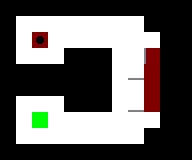

A level layout from a 2D game, rendered from its tile map. Below: a short description, then the map file with its tile-grid data intact:
An orthogonal 12x10 tile map with 16x16 px tiles, 3 tile layers (Layer1, Layer2, Layer3).

<map version="1.0" orientation="orthogonal" renderorder="right-down" width="12" height="10" tilewidth="16" tileheight="16" nextobjectid="1">
 <tileset firstgid="1" source="Tiles.tsx" />
 <layer name="Layer1" width="12" height="10">
  <data encoding="csv">
1,1,1,1,1,1,1,1,1,1,1,1,
1,5,5,5,5,5,5,5,5,1,1,1,
1,5,5,5,5,5,5,5,5,5,1,1,
1,5,5,5,1,1,1,5,5,5,1,1,
1,1,1,1,1,1,1,5,5,5,1,1,
1,1,1,1,1,1,1,5,5,5,1,1,
1,5,5,5,1,1,1,5,5,5,1,1,
1,5,5,5,5,5,5,5,5,5,1,1,
1,5,5,5,5,5,5,5,5,1,1,1,
1,1,1,1,1,1,1,1,1,1,1,1
</data>
 </layer>
 <layer name="Layer2" width="12" height="10">
  <data encoding="csv">
0,0,0,0,0,0,0,0,0,0,0,0,
0,0,0,0,0,0,0,0,0,0,0,0,
0,0,7,0,0,0,0,0,0,0,0,0,
0,0,0,0,0,0,0,0,0,3,0,0,
0,0,0,0,0,0,0,0,0,3,0,0,
0,0,0,0,0,0,0,0,0,3,0,0,
0,0,0,0,0,0,0,0,0,3,0,0,
0,0,4,0,0,0,0,0,0,0,0,0,
0,0,0,0,0,0,0,0,0,0,0,0,
0,0,0,0,0,0,0,0,0,0,0,0
</data>
 </layer>
 <layer name="Layer3" width="12" height="10">
  <data encoding="csv">
0,0,0,0,0,0,0,0,0,0,0,0,
0,0,0,0,0,0,0,0,0,0,0,0,
0,0,0,0,0,0,0,0,0,0,0,0,
0,0,0,0,0,0,0,0,0,10,0,0,
0,0,0,0,0,0,0,0,11,0,0,0,
0,0,0,0,0,0,0,0,0,0,0,0,
0,0,0,0,0,0,0,0,11,0,0,0,
0,0,0,0,0,0,0,0,0,0,0,0,
0,0,0,0,0,0,0,0,0,0,0,0,
0,0,0,0,0,0,0,0,0,0,0,0
</data>
 </layer>
</map>
